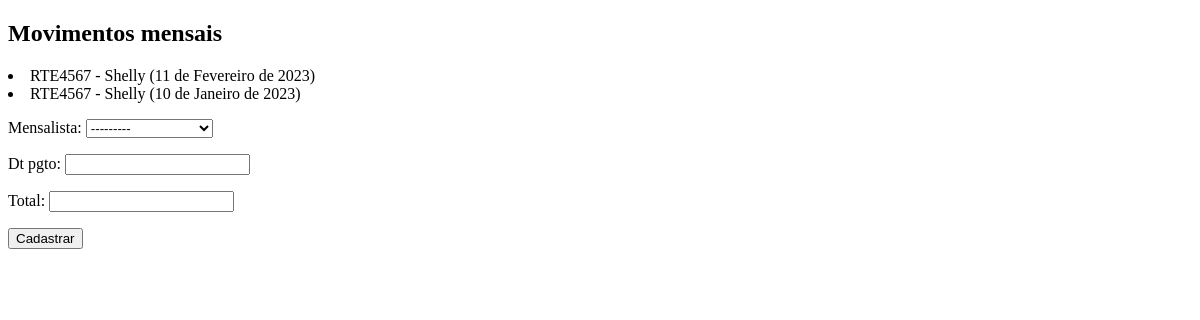
The app's page /core/movimentosmensais/, older data.
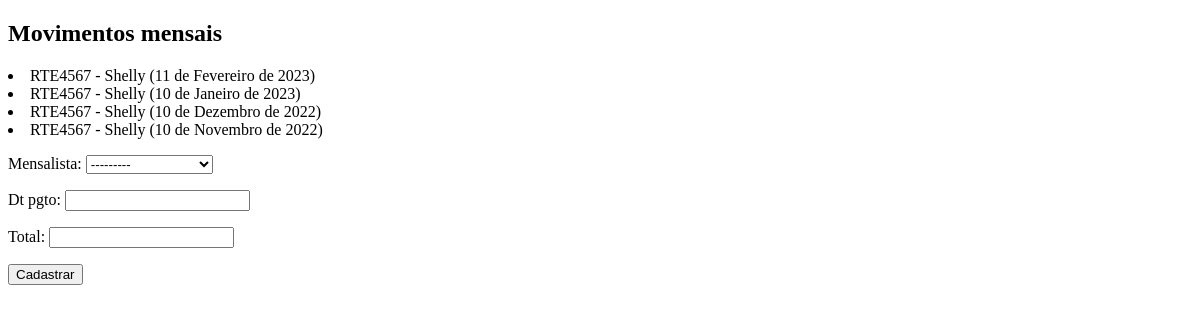
The same page, newer data.
### core/models.py (models this page shows, shortened)
class MovimentoMensal(models.Model):
    mensalista = models.ForeignKey(Mensalista, on_delete=models.CASCADE)
    dt_pgto = models.DateField()
    total = models.DecimalField(max_digits=6, decimal_places=2)
    class Meta:
        verbose_name_plural = 'movimentos mensais'

class Mensalista(models.Model):
    veiculo = models.ForeignKey(Veiculo, on_delete=models.CASCADE)
    inicio = models.DateField()
    fim = models.DateField(auto_now=False, null=True, blank=True)
    valor_mes = models.DecimalField(max_digits=6, decimal_places=2)
    def __str__(self):
        return f'{self.veiculo.placa} - {self.veiculo.proprietario.nome}'

class Veiculo(models.Model):
    placa = models.CharField(max_length=7)
    marca = models.ForeignKey(Marca,blank=True,null=True, on_delete=models.CASCADE)
    proprietario = models.ForeignKey(Pessoa,on_delete=models.CASCADE)
    cor = models.CharField(max_length=15, blank=True, null=True)
    observacoes = models.TextField(blank=True, null=True)

class Pessoa(models.Model):
    nome = models.CharField(max_length=100)
    endereco = models.CharField(max_length=200,blank=True,null=True)
    telefone = models.CharField(max_length=20,blank=True,null=True)

### core/views.py (the view)
def lista_movimentosmensais(request):
    movimentosmensais = MovimentoMensal.objects.all()
    form = MovimentoMensalForm()
    data = {'movimentosmensais': movimentosmensais, 'form': form}
    return render(request, 'core/lista_movimentosmensais.html', data )

### core/forms.py
class MovimentoMensalForm(ModelForm):
    class Meta:
        model = MovimentoMensal
        fields = '__all__'

### core/templates/core/lista_movimentosmensais.html (shortened to what this page needs)
<!DOCTYPE html>
<html lang="en">
<head>
</head>
<body>
    <h2>Movimentos mensais</h2>
    <lu>
        {% for movimentomensal in movimentosmensais %}
        <li>
            {{movimentomensal.mensalista}} ({{movimentomensal.dt_pgto}})
        </li>
        {% endfor%}
    </lu>
    <form action="{% url 'core_movimentomensal_novo' %}" method="POST">
        {{form.as_p}}
        <button type="submit">Cadastrar</button>
    </form>
</body>
</html>

Row changes from the older to the newer data that the page shows:
added MovimentoMensal: mensalista "RTE4567 - Shelly", dt_pgto "10 de Dezembro de 2022"
added MovimentoMensal: mensalista "RTE4567 - Shelly", dt_pgto "10 de Novembro de 2022"
